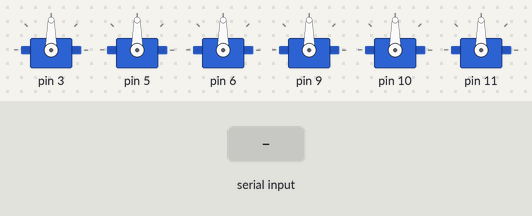
Recording of a sketch running on a simulated Arduino Leonardo, built with avr-gcc and run on an emulated ATmega32U4. On the bench: 6 × servo. The test bench sets the inputs (shaded band).

Above: at 1.2 s.
1.3 s: "30,150@" received over Serial
At 4.0 s:
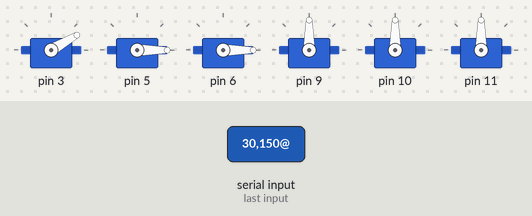
4.3 s: "90,45@" received over Serial
At 5.6 s:
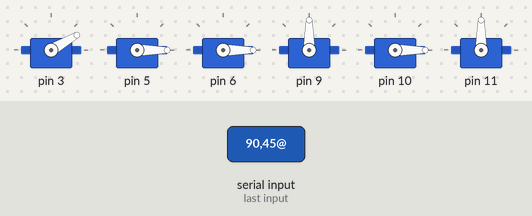
7.3 s: "5@" received over Serial
At 8.4 s:
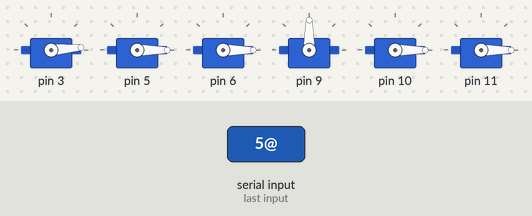
10.3 s: "90@" received over Serial
At 10.7 s:
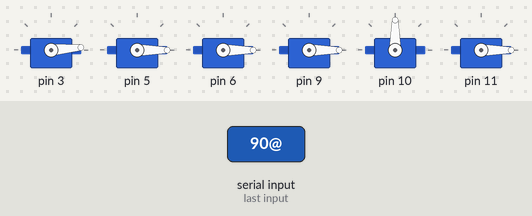
11.8 s: "200@" received over Serial
At 13.0 s:
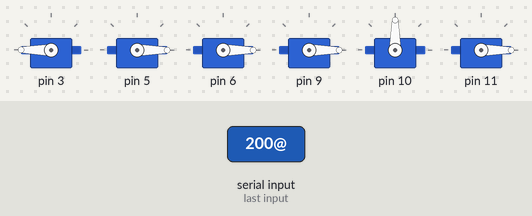
13.3 s: "90,45@" received over Serial
At 14.1 s:
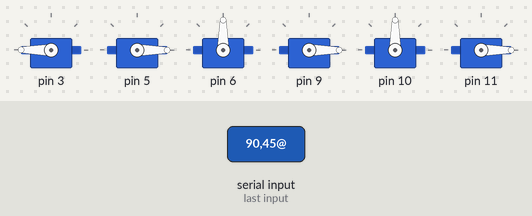
Timing chart, 0 to 16.8 s (numbered marks = the images above; inputs shaded):
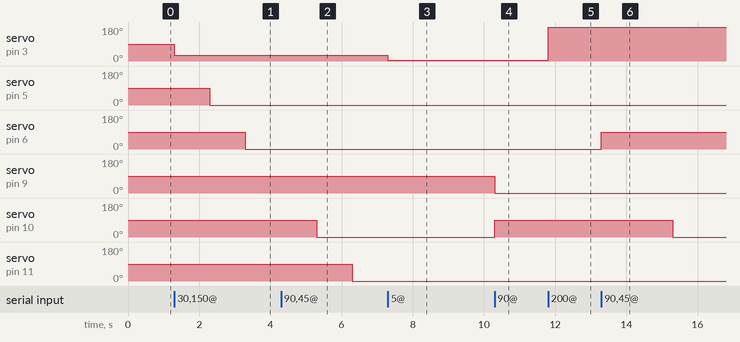

Measured:
- after the input at 1.3 s, servo on pin 3: 90° → 30° at once; servo on pin 5: 90° → 0° after 1.0 s; servo on pin 6: 90° → 0° after 2.0 s
- after the input at 4.3 s, servo on pin 9: stays 90° (without the input it goes to 0° after 0.00 s)
- after the input at 7.3 s, servo on pin 3: 30° → 5° at once; servo on pin 9: 90° → 0° after 3.0 s
- after the input at 10.3 s, servo on pin 10: 0° → 90° at once
- after the input at 11.8 s, servo on pin 3: 5° → 180° at once
- after the input at 13.3 s, servo on pin 6: 0° → 90° at once; servo on pin 10: 90° → 0° after 2.0 s instead of 2.5 s

The sketch:

Arduino_stewart_platform_simpleV1_0.ino
```cpp
/* =========================================================================
 Stewart Platform
 Read incomming data from processing
 * ========================================================================= */

//libraries
#include <Servo.h>

//servo stuff
//MIN and MAX PWM pulse sizes, they can be found in servo documentation
#define MAX 2300
#define MIN 700

Servo servo[6];  // create servo object to control a servo

int zeroAll = 90; // variable to store the servo position


void setup() {

  // initialize serial communication
  // The rate is up to you depending on your project)
  Serial.begin(115200);
  while (!Serial); // wait for Leonardo enumeration, others continue immediately

  //servo stuff
  //attachment of servos to PWM digital pins of arduino
  servo[0].attach(3, MIN, 2200);   //change MIN & MAX to calibrate servo
  servo[1].attach(5, MIN, 2100);
  servo[2].attach(6, MIN, 1900);
  servo[3].attach(9, MIN, MAX);
  servo[4].attach(10, MIN, 2000);
  servo[5].attach(11, MIN, 2100);
}

void loop()
{
  //read and write to servos
  servoControl();
}
```

servos.ino
```cpp
String val; //store incomming string
char command[3];
boolean started = false; //has the comunication started?

void servoControl(){

  // send data only when you receive data:
  while(Serial.available() > 0) {

    for (int i = 0; i < 6; i = i + 1) {

      // read string unitil @ received from processing
      val = Serial.readStringUntil('@');

      // turn val into an int and wrotate servo
      servo[i].write(val.toInt());
      // print what is going on
      // Serial.println(val.toInt());
    }
  }
}
```
